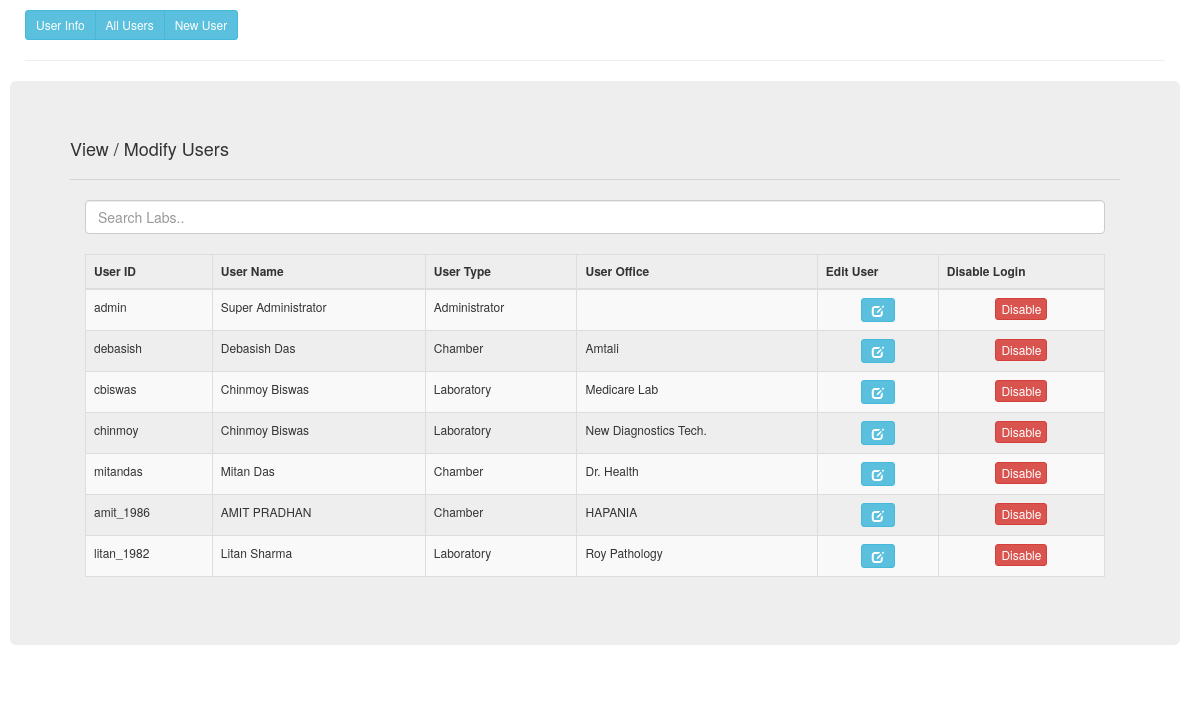
Screenshot of /master/users/allusers.php (signed in) with the database file from the repository.
### tables this page shows
CREATE TABLE `d_user_info` (
  `id` int(11) NOT NULL,
  `user_id` varchar(45) NOT NULL,
  `full_name` varchar(500) NOT NULL,
  `aadress` varchar(500) DEFAULT NULL,
  `email_id` varchar(500) DEFAULT NULL,
  `mobile_number` varchar(40) DEFAULT NULL,
  `user_varified` varchar(45) DEFAULT NULL,
  `reg_date` date DEFAULT NULL,
  `user_dob` date DEFAULT NULL,
  `created_on` datetime DEFAULT NULL,
  `modified_on` datetime DEFAULT NULL,
  `record_status` varchar(45) DEFAULT NULL
);

CREATE TABLE `m_user_roles` (
  `id` int(11) NOT NULL,
  `role_code` varchar(45) NOT NULL,
  `role` varchar(500) DEFAULT NULL,
  `record_status` varchar(45) DEFAULT NULL,
  `record_creted_on` datetime DEFAULT NULL,
  `record_modified_on` datetime DEFAULT NULL
);

CREATE TABLE `d_chambers` (
  `id` int(11) NOT NULL,
  `chamber_id` varchar(45) DEFAULT NULL,
  `doctor_code` varchar(45) DEFAULT NULL,
  `chamber_name` varchar(500) DEFAULT NULL,
  `chamber_address` varchar(500) DEFAULT NULL,
  `contact_number` varchar(45) DEFAULT NULL,
  `chamber_area_pin` varchar(45) DEFAULT NULL,
  `chamber_remarks` varchar(500) NOT NULL,
  `record_status` varchar(45) DEFAULT NULL,
  `record_created_on` datetime DEFAULT NULL,
  `record_updated_on` datetime DEFAULT NULL
);

CREATE TABLE `d_labs` (
  `id` int(11) NOT NULL,
  `lab_id` varchar(45) DEFAULT NULL,
  `lab_name` varchar(500) DEFAULT NULL,
  `lab_address` varchar(500) DEFAULT NULL,
  `lab_contact` varchar(45) DEFAULT NULL,
  `lab_area_pin` varchar(45) DEFAULT NULL,
  `lab_doctor` varchar(500) DEFAULT NULL,
  `opening_time` time DEFAULT NULL,
  `closing_time` time DEFAULT NULL,
  `sunday_open` varchar(45) DEFAULT NULL,
  `monday_open` varchar(45) DEFAULT NULL,
  `tuesday_open` varchar(45) DEFAULT NULL,
  `wednesday_open` varchar(45) DEFAULT NULL,
  `thursday_open` varchar(45) DEFAULT NULL,
  `friday_open` varchar(45) DEFAULT NULL,
  `saturday_open` varchar(45) DEFAULT NULL,
  `record_status` varchar(45) DEFAULT NULL,
  `record_created_on` datetime DEFAULT NULL,
  `record_updated_on` datetime DEFAULT NULL,
  `d_labscol` varchar(45) DEFAULT NULL
);

### master/users/allusers.php (the view, shortened to what this page needs)
<?php
include_once '../../config.php';
$uid=$_SESSION['loginid'];
$roleck= mysqli_query($conn, "select user_role_code from d_user_role where user_id='$uid' and record_status='A'");
$roleckr=  mysqli_fetch_array($roleck);
$rolecd= $roleckr['user_role_code'];
?>
<html lang="en" >
<head>
  <link rel='stylesheet' href='../../bootstrap/bootstrap-3.3.7-dist/css/bootstrap.min.css'>
  <link rel='stylesheet' href='../../css/page_style.css'>
</head>
<body>
    <div class='container'>
            <div class='btn-group btn-group-sm'>
                <a class='btn btn-info' role='button' href="userinfo.php">User Info</a>
                <?php
                if($rolecd=="1001")
                {
                ?>
                <a class='btn btn-info' role='button' href="allusers.php">All Users</a>
                <a class='btn btn-info' role='button' href="newuser.php">New User</a>
                <?php } ?>
            </div><hr>
            <div class="row">
                 <div class="jumbotron">
                    <h4>View / Modify Users</h4>
                    <hr>
                    <div class="container">
                        <div class="row">
                <div class='col-lg-12'>
                    <?php
                        $sql="select d_user_info.`user_id`, d_user_info.`full_name`,(select d_user_role.user_role_code from d_user_role where d_user_role.user_id=d_user_info.user_id and d_user_role.record_status='A') as role_cd from d_user_info where d_user_info.record_status='A'";
                    $labs=  mysqli_query($conn, $sql);
                    if(mysqli_num_rows($labs)>0)
                    {
                    ?>
                    <input type="text" class="form-control" id="srchlab" placeholder="Search Labs.."><br>
                    <div class="table-responsive">
                    <table class="table table-bordered table-striped table-hover table-responsive" style="font-size: 12px">
                        <thead>
                            <tr>
                                <th>User ID</th>
                                <th>User Name</th>
                                <th>User Type</th>
                                <th>User Office</th>
                                <th>Edit User</th>
                                <th>Disable Login</th>
                            </tr>
                        </thead>
                        <tbody id="labtable">
                    <?php
                    while($labsr=  mysqli_fetch_array($labs))
                    { ?>
                        <tr>
                            <td>
                                <?php echo $labsr['user_id']; ?>
                            </td>
                            <td>
                                <?php echo $labsr['full_name']; ?>
                            </td>
                            <td>
                                <?php
                                $rlcd=$labsr['role_cd'];
                                $getusertypq=  mysqli_query($conn, "select role from m_user_roles where role_code='$rlcd' and record_status='A' ");
                                $getusertypr= mysqli_fetch_array($getusertypq);
                                echo $getusertypr['role'];?>
                            </td>
                            <td>
                                <?php
                                $usrid=$labsr['user_id'];
                                if($rlcd=="1002")
                                {
                                 $getoffcq=  mysqli_query($conn, "select lab_id from d_user_lab_mapping where user_id='$usrid' and record_status='A' ");
                                $getoffcr= mysqli_fetch_array($getoffcq);
                               $offcid=$getoffcr['lab_id'];
                               $getoffcnameq=  mysqli_query($conn, "select lab_name from d_labs where lab_id='$offcid' and record_status='A'");
                               $getoffcnamer=  mysqli_fetch_array($getoffcnameq);
                               echo $getoffcnamer['lab_name'];
                                }
                                else if($rlcd=="1003")
                                {
                                 $getoffcq=  mysqli_query($conn, "select chamber_id from d_user_chamber_mapping where user_id='$usrid' and record_status='A' ");
                                $getoffcr= mysqli_fetch_array($getoffcq);
                                $offcid=$getoffcr['chamber_id'];
                               $getoffcnameq=  mysqli_query($conn, "select chamber_name from d_chambers where chamber_id='$offcid' and record_status='A'");
                               $getoffcnamer=  mysqli_fetch_array($getoffcnameq);
                               echo $getoffcnamer['chamber_name'];
                                }
                                ?>
                            </td>
                            <td align="center">
                                <a href="userinfo.php?uid=<?php echo $labsr['user_id']?>" class="btn btn-info btn-sm" role="button"><i class="glyphicon glyphicon-edit"></i></a>
                            </td>
                            <td align="center">
                                <?php
                                $getuserstatusq = mysqli_query($conn, "select user_id from d_user_password where user_id='$usrid' and record_status='A'");
                                if(mysqli_num_rows($getuserstatusq)>0)
                                { ?>
                                <a href="disablelogin.php?uid=<?php echo $usrid; ?>" class="btn btn-danger btn-xs" role="button">Disable</a>
                                <?php } else { ?>
                                <a href="enablelogin.php?uid=<?php echo $usrid; ?>" class="btn btn-success btn-xs" role="button">Enable</a>
                                <?php } ?>
                            </td>
                        </tr>
                    <?php }} ?>
                            </tbody>
                    </table></div>
                </div>
            </div>
                    </div>
                 </div>
</body>
</html>

### master/users/allusers.php (style rules this page uses)
html { padding-top: 10px; padding-right: 10px; font-family: "calibri"; }

### rows the page displays
d_user_info: user "admin", full_name "Super Administrator", m_user_roles.role "Administrator"
d_user_info: user "debasish", full_name "Debasish Das", m_user_roles.role "Chamber", d_chambers.chamber_name "Amtali"
d_user_info: user "cbiswas", full_name "Chinmoy Biswas", m_user_roles.role "Laboratory", d_labs.lab_name "Medicare Lab"
d_user_info: user "chinmoy", full_name "Chinmoy Biswas", m_user_roles.role "Laboratory", d_labs.lab_name "New Diagnostics Tech."
d_user_info: user "mitandas", full_name "Mitan Das", m_user_roles.role "Chamber", d_chambers.chamber_name "Dr. Health"
d_user_info: user "amit_1986", full_name "AMIT PRADHAN", m_user_roles.role "Chamber", d_chambers.chamber_name "HAPANIA"
d_user_info: user "litan_1982", full_name "Litan Sharma", m_user_roles.role "Laboratory", d_labs.lab_name "Roy Pathology"
